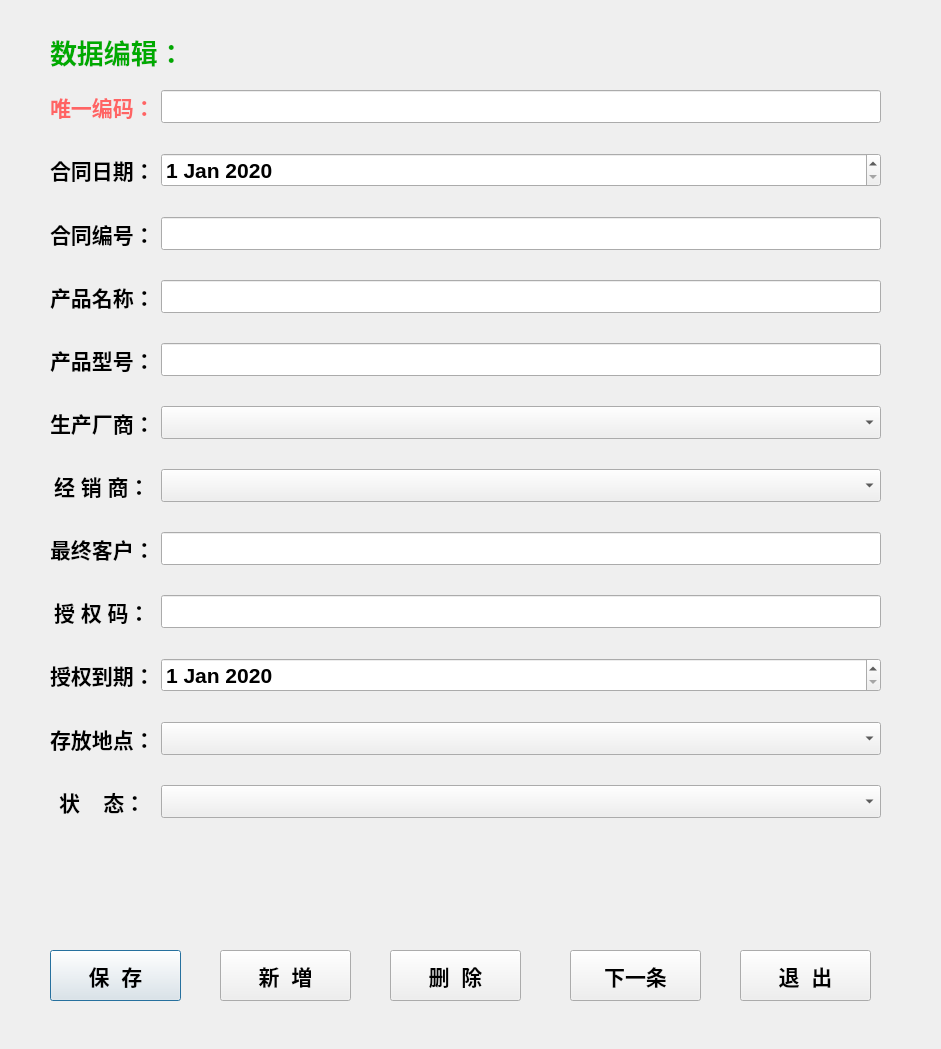
<?xml version="1.0" encoding="UTF-8"?>
<ui version="4.0">
 <class>Dialog</class>
 <widget class="QDialog" name="Dialog">
  <property name="geometry">
   <rect>
    <x>0</x>
    <y>0</y>
    <width>941</width>
    <height>1049</height>
   </rect>
  </property>
  <property name="windowTitle">
   <string>Dialog</string>
  </property>
  <widget class="QPushButton" name="pushButton_1">
   <property name="geometry">
    <rect>
     <x>50</x>
     <y>950</y>
     <width>131</width>
     <height>51</height>
    </rect>
   </property>
   <property name="font">
    <font>
     <pointsize>16</pointsize>
     <weight>75</weight>
     <bold>true</bold>
     <stylestrategy>PreferAntialias</stylestrategy>
    </font>
   </property>
   <property name="text">
    <string>保  存</string>
   </property>
  </widget>
  <widget class="QWidget" name="formLayoutWidget">
   <property name="geometry">
    <rect>
     <x>50</x>
     <y>90</y>
     <width>831</width>
     <height>831</height>
    </rect>
   </property>
   <layout class="QFormLayout" name="formLayout">
    <property name="fieldGrowthPolicy">
     <enum>QFormLayout::AllNonFixedFieldsGrow</enum>
    </property>
    <property name="labelAlignment">
     <set>Qt::AlignCenter</set>
    </property>
    <property name="formAlignment">
     <set>Qt::AlignLeading|Qt::AlignLeft|Qt::AlignTop</set>
    </property>
    <property name="verticalSpacing">
     <number>30</number>
    </property>
    <item row="0" column="0">
     <widget class="QLabel" name="label_2">
      <property name="font">
       <font>
        <pointsize>16</pointsize>
        <weight>75</weight>
        <bold>true</bold>
       </font>
      </property>
      <property name="styleSheet">
       <string notr="true">color: rgb(255, 100,100);</string>
      </property>
      <property name="text">
       <string>唯一编码：</string>
      </property>
     </widget>
    </item>
    <item row="1" column="0">
     <widget class="QLabel" name="label_3">
      <property name="font">
       <font>
        <pointsize>16</pointsize>
        <weight>75</weight>
        <bold>true</bold>
        <stylestrategy>PreferAntialias</stylestrategy>
       </font>
      </property>
      <property name="text">
       <string>合同日期：</string>
      </property>
     </widget>
    </item>
    <item row="2" column="0">
     <widget class="QLabel" name="label_4">
      <property name="font">
       <font>
        <pointsize>16</pointsize>
        <weight>75</weight>
        <bold>true</bold>
        <stylestrategy>PreferAntialias</stylestrategy>
       </font>
      </property>
      <property name="text">
       <string>合同编号：</string>
      </property>
     </widget>
    </item>
    <item row="3" column="0">
     <widget class="QLabel" name="label_5">
      <property name="font">
       <font>
        <pointsize>16</pointsize>
        <weight>75</weight>
        <bold>true</bold>
        <stylestrategy>PreferAntialias</stylestrategy>
       </font>
      </property>
      <property name="text">
       <string>产品名称：</string>
      </property>
     </widget>
    </item>
    <item row="4" column="0">
     <widget class="QLabel" name="label_6">
      <property name="font">
       <font>
        <pointsize>16</pointsize>
        <weight>75</weight>
        <bold>true</bold>
        <stylestrategy>PreferAntialias</stylestrategy>
       </font>
      </property>
      <property name="text">
       <string>产品型号：</string>
      </property>
     </widget>
    </item>
    <item row="6" column="0">
     <widget class="QLabel" name="label_8">
      <property name="font">
       <font>
        <pointsize>16</pointsize>
        <weight>75</weight>
        <bold>true</bold>
        <stylestrategy>PreferAntialias</stylestrategy>
       </font>
      </property>
      <property name="text">
       <string>经 销 商：</string>
      </property>
     </widget>
    </item>
    <item row="5" column="0">
     <widget class="QLabel" name="label_7">
      <property name="font">
       <font>
        <pointsize>16</pointsize>
        <weight>75</weight>
        <bold>true</bold>
        <stylestrategy>PreferAntialias</stylestrategy>
       </font>
      </property>
      <property name="text">
       <string>生产厂商：</string>
      </property>
     </widget>
    </item>
    <item row="7" column="0">
     <widget class="QLabel" name="label_9">
      <property name="font">
       <font>
        <pointsize>16</pointsize>
        <weight>75</weight>
        <bold>true</bold>
        <stylestrategy>PreferAntialias</stylestrategy>
       </font>
      </property>
      <property name="text">
       <string>最终客户：</string>
      </property>
     </widget>
    </item>
    <item row="8" column="0">
     <widget class="QLabel" name="label_10">
      <property name="font">
       <font>
        <pointsize>16</pointsize>
        <weight>75</weight>
        <bold>true</bold>
        <stylestrategy>PreferAntialias</stylestrategy>
       </font>
      </property>
      <property name="text">
       <string>授 权 码：</string>
      </property>
     </widget>
    </item>
    <item row="9" column="0">
     <widget class="QLabel" name="label_11">
      <property name="font">
       <font>
        <pointsize>16</pointsize>
        <weight>75</weight>
        <bold>true</bold>
        <stylestrategy>PreferAntialias</stylestrategy>
       </font>
      </property>
      <property name="text">
       <string>授权到期：</string>
      </property>
     </widget>
    </item>
    <item row="10" column="0">
     <widget class="QLabel" name="label_12">
      <property name="font">
       <font>
        <pointsize>16</pointsize>
        <weight>75</weight>
        <bold>true</bold>
        <stylestrategy>PreferAntialias</stylestrategy>
       </font>
      </property>
      <property name="text">
       <string>存放地点：</string>
      </property>
     </widget>
    </item>
    <item row="11" column="0">
     <widget class="QLabel" name="label_13">
      <property name="font">
       <font>
        <pointsize>16</pointsize>
        <weight>75</weight>
        <bold>true</bold>
        <stylestrategy>PreferAntialias</stylestrategy>
       </font>
      </property>
      <property name="text">
       <string>状    态：</string>
      </property>
     </widget>
    </item>
    <item row="1" column="1">
     <widget class="QDateEdit" name="dateEdit_1">
      <property name="font">
       <font>
        <pointsize>16</pointsize>
        <weight>75</weight>
        <bold>true</bold>
        <stylestrategy>PreferAntialias</stylestrategy>
       </font>
      </property>
      <property name="date">
       <date>
        <year>2020</year>
        <month>1</month>
        <day>1</day>
       </date>
      </property>
     </widget>
    </item>
    <item row="2" column="1">
     <widget class="QLineEdit" name="lineEdit_2">
      <property name="font">
       <font>
        <pointsize>16</pointsize>
        <weight>75</weight>
        <bold>true</bold>
        <stylestrategy>PreferAntialias</stylestrategy>
       </font>
      </property>
      <property name="clearButtonEnabled">
       <bool>true</bool>
      </property>
     </widget>
    </item>
    <item row="3" column="1">
     <widget class="QLineEdit" name="lineEdit_3">
      <property name="font">
       <font>
        <pointsize>16</pointsize>
        <weight>75</weight>
        <bold>true</bold>
        <stylestrategy>PreferAntialias</stylestrategy>
       </font>
      </property>
      <property name="clearButtonEnabled">
       <bool>true</bool>
      </property>
     </widget>
    </item>
    <item row="4" column="1">
     <widget class="QLineEdit" name="lineEdit_4">
      <property name="font">
       <font>
        <pointsize>16</pointsize>
        <weight>75</weight>
        <bold>true</bold>
        <stylestrategy>PreferAntialias</stylestrategy>
       </font>
      </property>
      <property name="dragEnabled">
       <bool>false</bool>
      </property>
      <property name="readOnly">
       <bool>false</bool>
      </property>
      <property name="clearButtonEnabled">
       <bool>true</bool>
      </property>
     </widget>
    </item>
    <item row="5" column="1">
     <widget class="QComboBox" name="comboBox_1">
      <property name="font">
       <font>
        <pointsize>16</pointsize>
        <weight>75</weight>
        <bold>true</bold>
        <stylestrategy>PreferAntialias</stylestrategy>
       </font>
      </property>
     </widget>
    </item>
    <item row="6" column="1">
     <widget class="QComboBox" name="comboBox_2">
      <property name="font">
       <font>
        <pointsize>16</pointsize>
        <weight>75</weight>
        <bold>true</bold>
        <stylestrategy>PreferAntialias</stylestrategy>
       </font>
      </property>
     </widget>
    </item>
    <item row="7" column="1">
     <widget class="QLineEdit" name="lineEdit_5">
      <property name="font">
       <font>
        <pointsize>16</pointsize>
        <weight>75</weight>
        <bold>true</bold>
        <stylestrategy>PreferAntialias</stylestrategy>
       </font>
      </property>
      <property name="clearButtonEnabled">
       <bool>true</bool>
      </property>
     </widget>
    </item>
    <item row="8" column="1">
     <widget class="QLineEdit" name="lineEdit_6">
      <property name="font">
       <font>
        <pointsize>16</pointsize>
        <weight>75</weight>
        <bold>true</bold>
        <stylestrategy>PreferAntialias</stylestrategy>
       </font>
      </property>
      <property name="clearButtonEnabled">
       <bool>true</bool>
      </property>
     </widget>
    </item>
    <item row="9" column="1">
     <widget class="QDateEdit" name="dateEdit_2">
      <property name="font">
       <font>
        <pointsize>16</pointsize>
        <weight>75</weight>
        <bold>true</bold>
        <stylestrategy>PreferAntialias</stylestrategy>
       </font>
      </property>
      <property name="date">
       <date>
        <year>2020</year>
        <month>1</month>
        <day>1</day>
       </date>
      </property>
     </widget>
    </item>
    <item row="10" column="1">
     <widget class="QComboBox" name="comboBox_3">
      <property name="font">
       <font>
        <pointsize>16</pointsize>
        <weight>75</weight>
        <bold>true</bold>
        <stylestrategy>PreferAntialias</stylestrategy>
       </font>
      </property>
     </widget>
    </item>
    <item row="11" column="1">
     <widget class="QComboBox" name="comboBox_4">
      <property name="font">
       <font>
        <pointsize>16</pointsize>
        <weight>75</weight>
        <bold>true</bold>
        <stylestrategy>PreferAntialias</stylestrategy>
       </font>
      </property>
     </widget>
    </item>
    <item row="0" column="1">
     <widget class="QLineEdit" name="lineEdit_1">
      <property name="enabled">
       <bool>true</bool>
      </property>
      <property name="font">
       <font>
        <pointsize>16</pointsize>
        <weight>75</weight>
        <bold>true</bold>
       </font>
      </property>
      <property name="cursor">
       <cursorShape>ArrowCursor</cursorShape>
      </property>
      <property name="focusPolicy">
       <enum>Qt::ClickFocus</enum>
      </property>
      <property name="styleSheet">
       <string notr="true">color: rgb(155, 10, 10);</string>
      </property>
      <property name="inputMethodHints">
       <set>Qt::ImhNone</set>
      </property>
      <property name="readOnly">
       <bool>true</bool>
      </property>
     </widget>
    </item>
   </layout>
  </widget>
  <widget class="QPushButton" name="pushButton_5">
   <property name="geometry">
    <rect>
     <x>740</x>
     <y>950</y>
     <width>131</width>
     <height>51</height>
    </rect>
   </property>
   <property name="font">
    <font>
     <pointsize>16</pointsize>
     <weight>75</weight>
     <bold>true</bold>
     <stylestrategy>PreferAntialias</stylestrategy>
    </font>
   </property>
   <property name="text">
    <string>退  出</string>
   </property>
  </widget>
  <widget class="QPushButton" name="pushButton_3">
   <property name="geometry">
    <rect>
     <x>390</x>
     <y>950</y>
     <width>131</width>
     <height>51</height>
    </rect>
   </property>
   <property name="font">
    <font>
     <pointsize>16</pointsize>
     <weight>75</weight>
     <bold>true</bold>
     <stylestrategy>PreferAntialias</stylestrategy>
    </font>
   </property>
   <property name="text">
    <string>删  除</string>
   </property>
  </widget>
  <widget class="QLabel" name="label_1">
   <property name="geometry">
    <rect>
     <x>50</x>
     <y>31</y>
     <width>241</width>
     <height>41</height>
    </rect>
   </property>
   <property name="font">
    <font>
     <pointsize>20</pointsize>
     <weight>75</weight>
     <bold>true</bold>
    </font>
   </property>
   <property name="styleSheet">
    <string notr="true">color: rgb(0, 170, 0);</string>
   </property>
   <property name="text">
    <string>数据编辑：</string>
   </property>
  </widget>
  <widget class="QPushButton" name="pushButton_4">
   <property name="geometry">
    <rect>
     <x>570</x>
     <y>950</y>
     <width>131</width>
     <height>51</height>
    </rect>
   </property>
   <property name="font">
    <font>
     <pointsize>16</pointsize>
     <weight>75</weight>
     <bold>true</bold>
     <stylestrategy>PreferAntialias</stylestrategy>
    </font>
   </property>
   <property name="text">
    <string>下一条</string>
   </property>
  </widget>
  <widget class="QPushButton" name="pushButton_2">
   <property name="geometry">
    <rect>
     <x>220</x>
     <y>950</y>
     <width>131</width>
     <height>51</height>
    </rect>
   </property>
   <property name="font">
    <font>
     <pointsize>16</pointsize>
     <weight>75</weight>
     <bold>true</bold>
     <stylestrategy>PreferAntialias</stylestrategy>
    </font>
   </property>
   <property name="text">
    <string>新  増</string>
   </property>
  </widget>
 </widget>
 <resources/>
 <connections/>
</ui>
